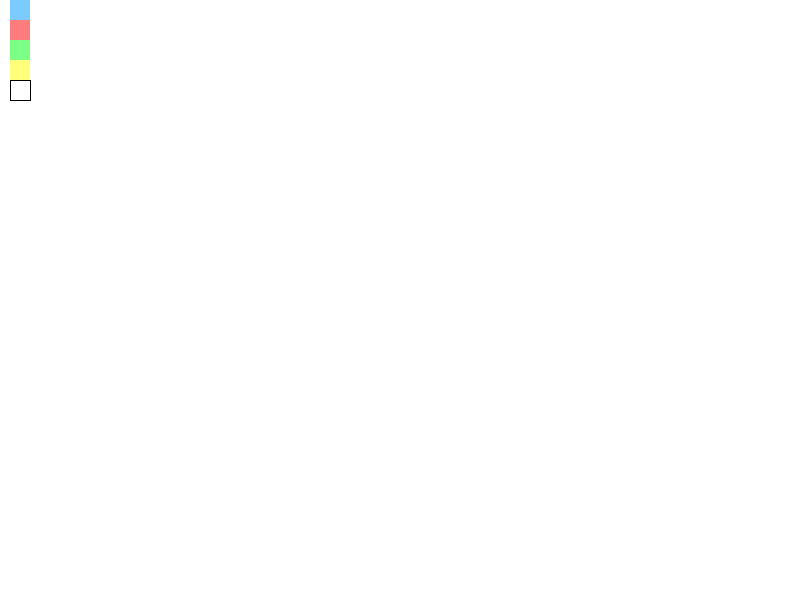
Frame 1 (no input)
Frame 60 (the mouse pressed at the canvas centre just before this capture): identical to frame 1, image omitted
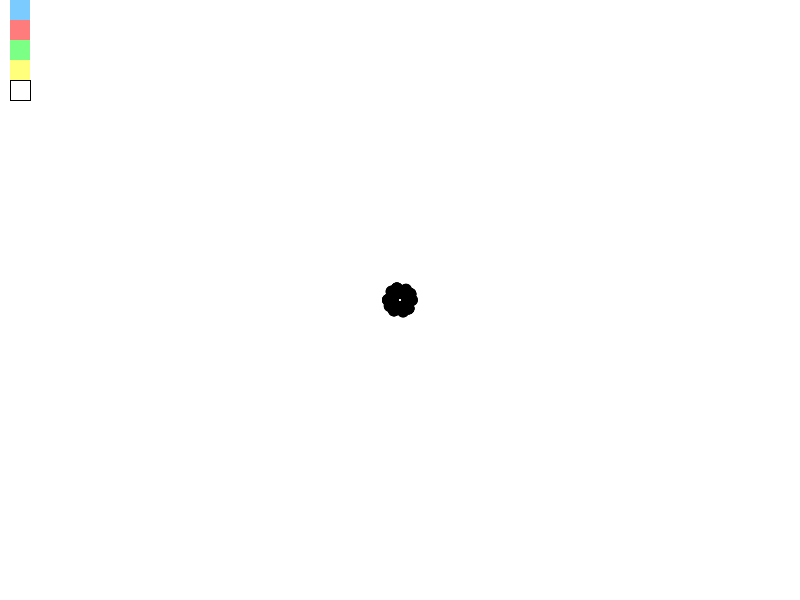
Frame 120 (the mouse held since frame 60 and released just before this capture)

The Processing sketch that drew these frames (run headless with seeded random() and noise(); from frame 60 on, the mouse is pressed at the canvas centre):

// Processing sketch: final2
// ── final2.pde
float speed = 0; float easing = 0.07;
int angle = 0;
int a,b,c;

void setup(){
  size(800,600);
  background(255);
  
}

void drawrect(){
   noStroke();
  fill(124,203,255);
  rect(10,0,20,20);
  
  fill(255,124,124);
  rect(10,20,20,20);
  
  fill(124,255,133);
  rect(10,40,20,20);
  
  fill(255,255,124);
  rect(10,60,20,20);
  
  fill(255);
  stroke(0);
  rect(10,80,20,20);
  noStroke();
}



void draw(){
   drawrect();
if (mousePressed&&mouseX>20) {
    
  if (mousePressed == true) {
    angle += 5;
    float val = cos(radians(angle)) * 12.0;
    for (int a = 0; a < 360; a += 75) {
      float xoff = cos(radians(a)) * val;
      float yoff = sin(radians(a)) * val;
      fill(c);
      ellipse(mouseX + xoff, mouseY + yoff, val, val);
    }
    fill(255);
    ellipse(mouseX, mouseY, 2, 2);
  

    }

}
}
  
void mousePressed(){
  if(abs(mouseX-20)<10&&abs(mouseY-10)<10){
   c= color(124,203,255);
  }
  if(abs(mouseX-20)<10&&abs(mouseY-30)<10){
    c= color(255,124,124);
  }
  if(abs(mouseX-20)<10&&abs(mouseY-50)<10){
   c= color(124,255,133);
  }
  if(abs(mouseX-20)<10&&abs(mouseY-70)<10){
   c= color(255,255,124);
  }
  if(abs(mouseX-20)<10&&abs(mouseY-90)<10){
   c= color(255);
  }
    }

 
